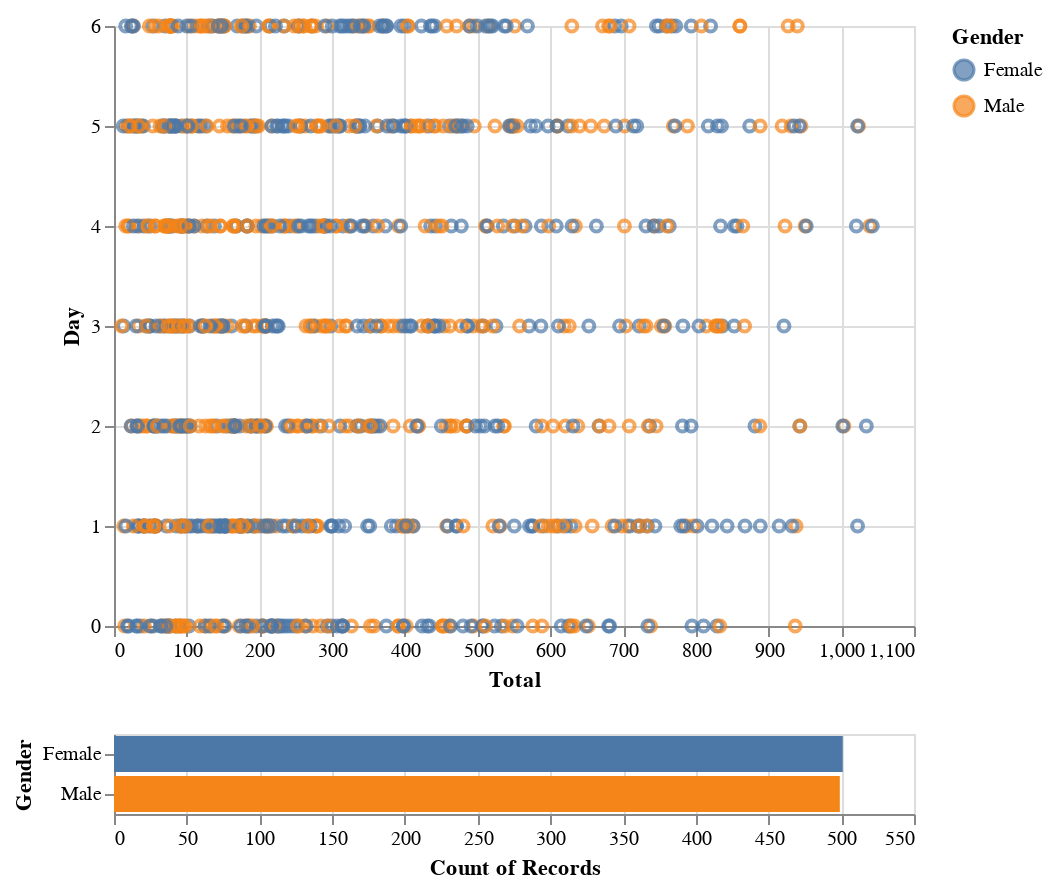

Here is the notebook cell this chart was saved with:
### Markdown cell above
### Interactive chart for Product Line Comparison

### Code cell
#This shows the relationship between the timing and the ratings and it is diffrentiated by gender of the customer
#Need to pip install vega_datasets
import altair as alt
from vega_datasets import data

source = df1

brush = alt.selection(type='interval')

points = alt.Chart(source).mark_point().encode(
    x='Total',
    y='Day',
    color=alt.condition(brush, 'Gender:N', alt.value('lightgray'))
).add_selection(
    brush
)

bars = alt.Chart(source).mark_bar().encode(
    y='Gender:N',
    color='Gender:N',
    x='count(Gender):Q'
).transform_filter(
    brush
)

points & bars

### Figure 1 — Vega-Lite specification as saved in the notebook (floating-point values rounded to 4 significant figures; data arrays with more than 128 entries replaced by an {"elided": "..."} marker saying what was removed)
{"config": {"view": {"continuousWidth": 400, "continuousHeight": 300}}, "vconcat": [{"mark": "point", "encoding": {"color": {"condition": {"field": "Gender", "type": "nominal", "selection": "selector003"}, "value": "lightgray"}, "x": {"field": "Total", "type": "quantitative"}, "y": {"field": "Day", "type": "quantitative"}}, "selection": {"selector003": {"type": "interval"}}}, {"mark": "bar", "encoding": {"color": {"field": "Gender", "type": "nominal"}, "x": {"aggregate": "count", "field": "Gender", "type": "quantitative"}, "y": {"field": "Gender", "type": "nominal"}}, "transform": [{"filter": {"selection": "selector003"}}]}], "data": {"name": "data-816660af97f9a1322505922de2a21a34"}, "$schema": "https://vega.github.io/schema/vega-lite/v4.17.0.json", "datasets": {"data-816660af97f9a1322505922de2a21a34": {"elided": "1000 records"}}}
